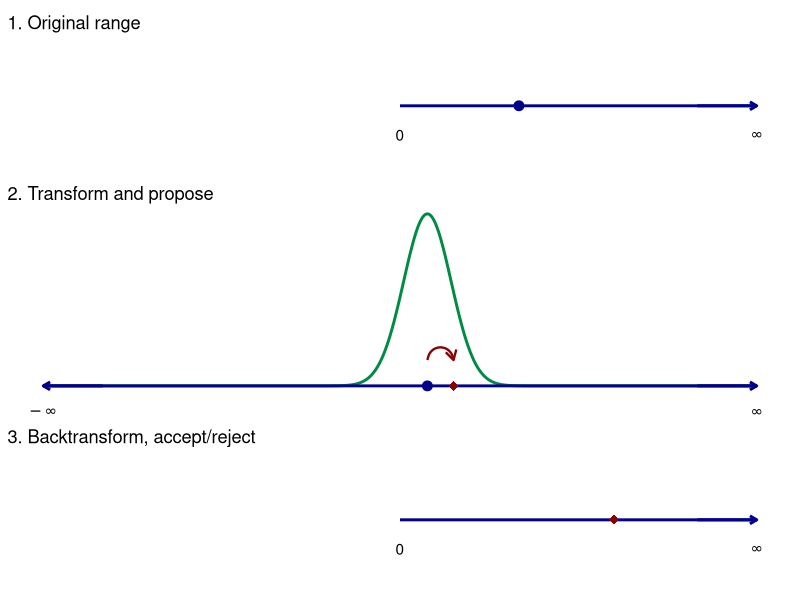

The R source for this figure:

### Load packages ##############################################################
library(ggplot2)
library(dplyr)
library(patchwork)
################################################################################

### Functions for transformations ##############################################
get_phi <- function(x, a = 0){
  log(x - a)
}
get_theta <- function(x, a = 0){
  exp(x) + a
}
################################################################################

### Plot 1: Original range #####################################################
d1 <- data.frame(x = 10, y = 0, xmin = 0, xmax = 30)

p1 <- ggplot(data = d1, aes(x = x, y = y, xmin = xmin, xmax = xmax)) +
  geom_point(size = 3, col = "darkblue") +
  geom_linerange(size = 1, col = "darkblue") + 
  geom_text(x = 30, y = -0.02, label = expression(infinity)) +
  geom_text(x = 0, y = -0.02, label = "0") +
  geom_segment(aes(x = 25, xend = 30, y = 0, yend = 0),  arrow = arrow(length = unit(0.2, "cm")), col = "darkblue", size = 1) + 
  scale_x_continuous(limits = c(-30, 30)) +
  theme_void() +
  ggtitle("1. Original range")
################################################################################

### Plot 2: Transform and propose ##############################################
# Line and parameter value 
d1_transform <- d1 %>%
  mutate(x = get_phi(x),
         xmin = -30,
         xmax = 30)
# New proposed value
o1 <- data.frame(x = 4.5, y = 0)
# Proposal distribution (normal)
l3 <- data.frame(x = seq(-30, 30, 0.1)) %>%
  mutate(y = dnorm(x, d1_transform$x, 2))
# Arrow from current parameter to proposed
l4 <- data.frame(y = 0 + 0.03, x = o1$x,  xend = d1_transform$x)

p2 <- ggplot() +
  geom_line(dat = l3, aes(x = x, y = y), col = "springgreen4", size = 1) +
  geom_point(data = d1_transform, aes(x = x, y = y), size = 3, col = "darkblue") +
  geom_linerange(data = d1_transform, aes(x = x, y = y, xmin = xmin, xmax = xmax), size = 1, col = "darkblue") + 
  geom_point(data = o1, aes(x = x, y = y), shape = 18, size = 3, col = "darkred") +
  geom_curve(data = l4, aes(y = y, yend = y, x = x, xend = xend),
             arrow = arrow(length = unit(0.05, "npc"), ends = "first", type = "open"),
             col = "darkred", curvature = 1, size = 0.8) +
  geom_segment(aes(x = 25, xend = 30, y = 0, yend = 0),  arrow = arrow(length = unit(0.2, "cm")), col = "darkblue", size = 1) + 
  geom_segment(aes(x = -25, xend = -30, y = 0, yend = 0),  arrow = arrow(length = unit(0.2, "cm")), col = "darkblue", size = 1) + 
  geom_text(aes(x = 30, y = -0.03), label = expression(infinity)) +
  geom_text(aes(x = -30, y = -0.03), label = expression(-infinity)) +
  scale_x_continuous(limits = c(-30, 30)) +
  theme_void() +
  ggtitle("2. Transform and propose")
################################################################################

### 3. Backtransform, accept/reject ############################################
#  Back transform the proposed parameter (tweaked for aesthetics)
d1_transform_back <- d1_transform %>%
  mutate(x = 18,
         xmin = 0,
         xmax = 30)
# Back transform the proposal distribution
l3_transform_back <- l3 %>%
  mutate(x = get_theta(x)) %>%
  filter(x <=30, x >= -30)

p3 <- ggplot(data = d1_transform_back, aes(x = x, y = y, xmin = xmin, xmax = xmax)) +
  #geom_line(dat = l3_transform_back, aes(x = x, y = y), col = "springgreen1") +
  geom_linerange(size = 1, col = "darkblue") + 
  geom_point(shape = 18, size = 3, col = "darkred") +
  geom_segment(aes(x = 25, xend = 30, y = 0, yend = 0),  arrow = arrow(length = unit(0.2, "cm")), col = "darkblue", size = 1) + 
  geom_text(x = 30, y = -0.02, label = expression(infinity)) +
  geom_text(x = 0, y = -0.02, label = "0") +
  scale_x_continuous(limits = c(-30, 30)) +
  theme_void() +
  ggtitle("3. Backtransform, accept/reject")
################################################################################

### Combine and save ###########################################################
p <- (p1 / p2 / p3) + plot_layout(heights = c(1, 1.5, 1))
ggsave("Figure_jacobian/jacobian.png", p, height = 4, width = 7, dpi = 500)
################################################################################
